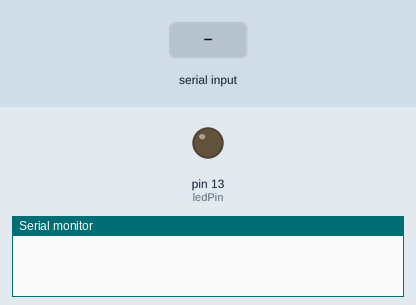
This sketch was run on a simulated Arduino Uno, built with avr-gcc and run on an emulated ATmega328P. Parts: output pins drawn as LEDs (lit = HIGH), the last lines printed to the serial monitor. The inputs (shaded band) are chosen by the test bench.

Above: at 1.2 s.
1.3 s: "90,45\n" received over Serial
At 1.37 s:
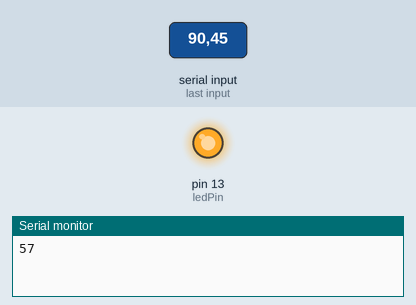
Timing chart, 0 to 10.3 s (numbered marks = the images above; inputs shaded):
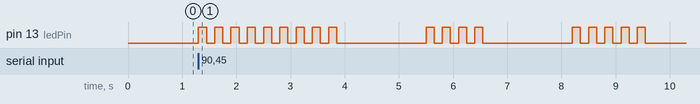

The sketch:

EmailBlinker.ino
```cpp
// Email Blinker
// Tom Swartz; 2013

int ledPin = 13;
int val = 0;
int wait = 150;

void setup() {
  pinMode(ledPin, OUTPUT);
  Serial.begin(9600);
}

void loop() {
  if (Serial.available()) {
    val = Serial.read();
    if (val > '0' && val <= '9') {
      Serial.println(val);
      val = val - '0';
      for (int i=0; i<val; i++) {
        digitalWrite(ledPin, HIGH);
        delay(wait);
        digitalWrite(ledPin, LOW);
        delay(wait);
      }
      delay(1500);
    }
  }
}
```

Measured:
- after the input at 1.3 s, pin 13 (ledPin): LOW → HIGH at once, → LOW 0.15 s later, → HIGH 0.15 s later, → LOW 0.15 s later, … (36 changes in this stretch)
